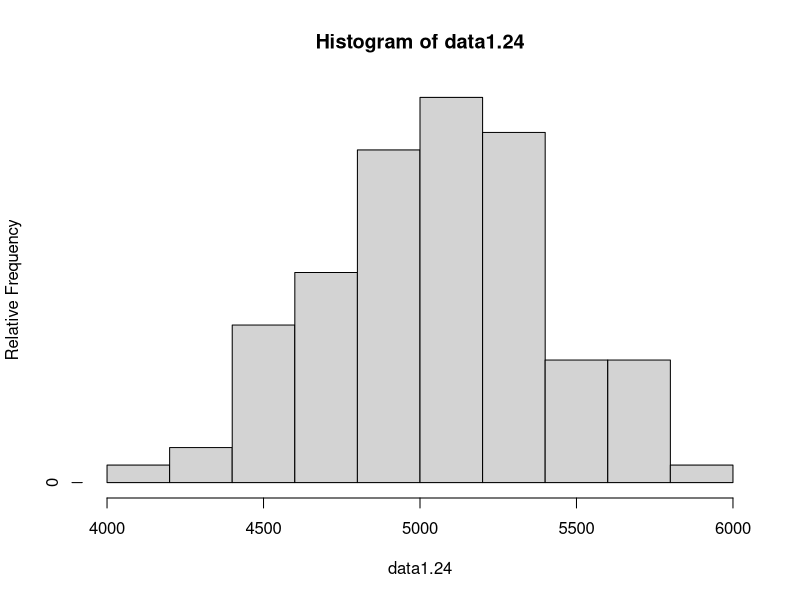

Write the R code that produced this figure.
## read the data for 1.12
data1.12 <- c(.31, .35, .36, .36, .37, .38, .40, .40, .40, .41, .41, .42, .42, .42, .42, .42, .43, .44, .45, .46, .46, .47, .48, .48, .48, .51, .54, .54, .55, .58, .62, .66, .66, .67, .68, .75)
## sample size
length(data1.12)
## use stem function to create a stem-and-leaf display of data1.12. 
stem(data1.12)



## read the data for 1.24
data1.24 <- c(5434, 4948, 4521, 4570, 4900, 5702, 5241, 5112, 5015, 4659, 4806, 4637, 5670, 4381, 4820, 5043, 4886, 4599, 5288, 5299, 4848, 5378, 5260, 5055, 5828, 5218, 4859, 4780, 5027, 5008, 4609, 4772, 5133, 5095, 4618, 4848, 5089, 5518, 5333, 5164, 5342, 5069, 4755, 4925, 5001, 4803, 4951, 5679, 5256, 5207, 5621, 4918, 5138, 4786, 4500, 5461, 5049, 4974, 4592, 4173, 5269, 4965, 5170, 4740, 5173, 4568, 5653, 5078, 4900, 4968, 5248, 5245, 4723, 5275, 5419, 5205, 4452, 5227, 5555, 5388, 5498, 4681, 5076, 4774, 4931, 4493, 5309, 5582, 4308, 4823, 4417, 5364, 5640, 5069, 5188, 5764, 5273, 5042, 5189, 4986)
## sample size
length(data1.24)
## R doesn't support relative frequency histogram by default
## Some hacking is needed
x <- hist(data1.24, plot=F)
x$counts <- x$counts/sum(x$counts)
plot(x, ylab="Relative Frequency")



## read the data for 1.36
data1.36 <- c(389, 356, 359, 363, 375, 424, 325, 394, 402, 373, 373, 370, 364, 366, 364, 325, 339, 393, 392, 369, 374, 359, 356, 403, 334, 397)
## sample size
length(data1.36)
## create a stem-and-leaf display yourself, follow the code in 1.12
